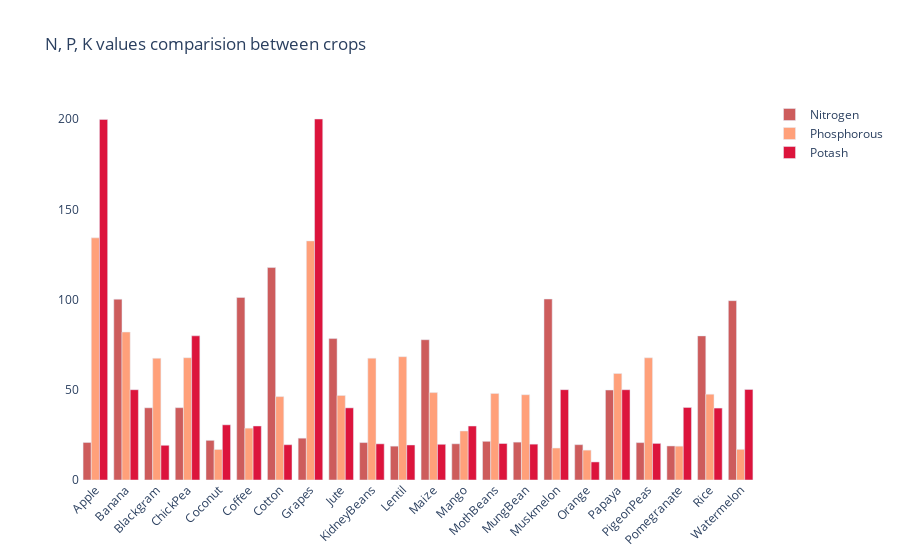

Source (notebook cell):
### Code cell
fig = go.Figure()
fig.add_trace(go.Bar(
    x=crop_summary.index,
    y=crop_summary['Nitrogen'],
    name='Nitrogen',
    marker_color='indianred'
))
fig.add_trace(go.Bar(
    x=crop_summary.index,
    y=crop_summary['Phosphorus'],
    name='Phosphorous',
    marker_color='lightsalmon'
))
fig.add_trace(go.Bar(
    x=crop_summary.index,
    y=crop_summary['Potassium'],
    name='Potash',
    marker_color='crimson'
))

fig.update_layout(title="N, P, K values comparision between crops",
                  plot_bgcolor='white',
                  barmode='group',
                  xaxis_tickangle=-45)

fig.show()

### Figure 1 — Plotly figure (JSON) as saved in the notebook; plotly's stock layout.template omitted (floating-point values rounded to 4 significant figures)
{"data": [{"marker": {"color": "indianred"}, "name": "Nitrogen", "type": "bar", "x": ["Apple", "Banana", "Blackgram", "ChickPea", "Coconut", "Coffee", "Cotton", "Grapes", "Jute", "KidneyBeans", "Lentil", "Maize", "Mango", "MothBeans", "MungBean", "Muskmelon", "Orange", "Papaya", "PigeonPeas", "Pomegranate", "Rice", "Watermelon"], "y": [20.8, 100.2, 40.02, 40.09, 21.98, 101.2, 117.8, 23.18, 78.4, 20.75, 18.77, 77.76, 20.07, 21.44, 20.99, 100.3, 19.58, 49.88, 20.73, 18.87, 79.89, 99.42]}, {"marker": {"color": "lightsalmon"}, "name": "Phosphorous", "type": "bar", "x": ["Apple", "Banana", "Blackgram", "ChickPea", "Coconut", "Coffee", "Cotton", "Grapes", "Jute", "KidneyBeans", "Lentil", "Maize", "Mango", "MothBeans", "MungBean", "Muskmelon", "Orange", "Papaya", "PigeonPeas", "Pomegranate", "Rice", "Watermelon"], "y": [134.2, 82.01, 67.47, 67.79, 16.93, 28.74, 46.24, 132.5, 46.86, 67.54, 68.36, 48.44, 27.18, 48.01, 47.28, 17.72, 16.55, 59.05, 67.73, 18.75, 47.58, 17]}, {"marker": {"color": "crimson"}, "name": "Potash", "type": "bar", "x": ["Apple", "Banana", "Blackgram", "ChickPea", "Coconut", "Coffee", "Cotton", "Grapes", "Jute", "KidneyBeans", "Lentil", "Maize", "Mango", "MothBeans", "MungBean", "Muskmelon", "Orange", "Papaya", "PigeonPeas", "Pomegranate", "Rice", "Watermelon"], "y": [199.9, 50.05, 19.24, 79.92, 30.59, 29.94, 19.56, 200.1, 39.99, 20.05, 19.41, 19.79, 29.92, 20.23, 19.87, 50.08, 10.01, 50.04, 20.29, 40.21, 39.87, 50.22]}], "layout": {"barmode": "group", "plot_bgcolor": "white", "title": {"text": "N, P, K values comparision between crops"}, "xaxis": {"tickangle": -45}}}
